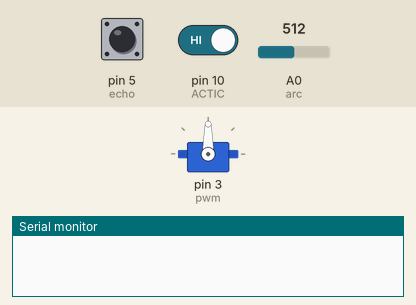
This sketch was run on a simulated Arduino Uno, built with avr-gcc and run on an emulated ATmega328P. Shown: servo, the last lines printed to the serial monitor. Inputs (shaded band) come from the test bench; at power-on: pin 10 (ACTIC) HIGH, pin 5 (echo) LOW, A0 (arc) = 512.

Above: at 1.2 s.
1.3 s: pin 10 (ACTIC) driven LOW
At 3.8 s:
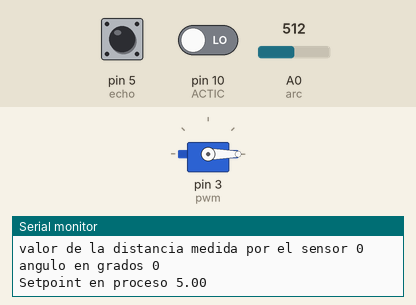
4.1 s: pin 5 (echo) pulsed HIGH 5 times (0.12 s each, 0.3 s apart)
At 6.3 s:
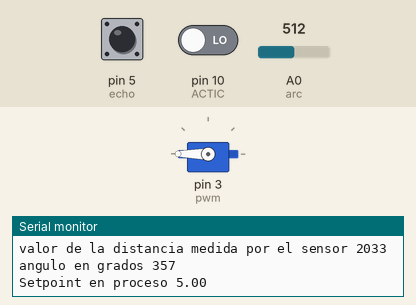
Timing chart, 0 to 9.7 s (numbered marks = the images above; inputs shaded):
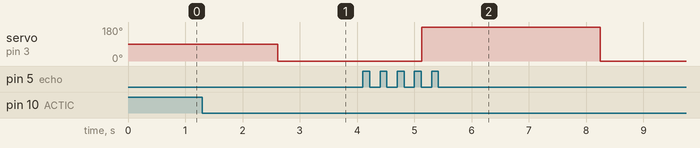

Measured:
- after the input at 1.3 s, servo on pin 3 (pwm): 90° → 0° after 1.3 s
- after the input at 4.1 s, servo on pin 3 (pwm): 0° → 180° after 1.0 s, → 0° 3.1 s later

The sketch:

oid.ino
```cpp
#include <Servo.h>

// PID
//Ejemplo servo
#define pwm 3
#define arc A0
#define trigger 6
#define echo 5

Servo actuador;

//Debido a que la amplitud maxima es de 5v
double kp=2.5;
double ki =5;
double kd=0.3;
unsigned long tiempoActual=0, tiempoAnterior=0;
double diferenciaTiempo,error=0,errorAnterior=0;
double entrada, salida, setPoint, errorAcumulado, tasaError;
double proporcional, integral, derivativo;
//potenciometro y pwm
int angulo,contador=0;

//sensor
long t,dist;

//push
const int ACTIC=10;
bool estado=false;

void setup()
{
  Serial.begin(9600);
  actuador.attach(pwm);
  pinMode(arc, INPUT);

  pinMode(trigger, OUTPUT);
  pinMode(echo, INPUT);
  digitalWrite(trigger, LOW);

  pinMode(ACTIC, INPUT);
}

void loop()
{
  //delay(300);
  if(digitalRead(ACTIC)==0){
    if(contador==0){
    inicio();
    }
  //}
  delay(100);
  angulo=distancia();
  Serial.print("valor de la distancia medida por el sensor ");
  Serial.println(angulo);
  angulo=map(angulo,0,1023,0,180);
  Serial.print("angulo en grados ");
  Serial.println(angulo);
  actuador.write(angulo);
  setPoint= analogRead(arc);
  setPoint=map(setPoint,0,1023,0,10);
  Serial.print("Setpoint en proceso ");
  Serial.println(setPoint);
  distancia();
  delay(100);
  entrada= distancia();
  salida=CPID(entrada,setPoint);
  delay(100);
  Serial.println(entrada);
  Serial.println(salida);
  //estado=true;
  delay(500);
  }
}
int inicio(){
  setPoint=analogRead(arc);
  angulo=map(setPoint,0,1023,0,180);
  actuador.write(angulo);
  setPoint=map(setPoint,0,1023,0,10);
  Serial.print("SetPoint inicial ");
  Serial.println(setPoint);
  Serial.print("kp ");
  Serial.println(kp);
  Serial.print("kd ");
  Serial.println(kd);
  Serial.print("ki ");
  Serial.println(ki);
  Serial.print("angulo inicial ");
  Serial.println(angulo);
  delay(100);
  entrada= setPoint;
  salida=CPID(entrada,setPoint);
  delay(100);
  return contador=1;
}
long distancia(){
  digitalWrite(trigger, HIGH);
  delay(10);
  digitalWrite(trigger, LOW);
  t=pulseIn(echo,HIGH);
  dist=t/59;
  //Serial.print("Distancia ");
  //Serial.println(dist);
  return dist;
}
double CPID(double retroalimentacion, double setPoint){
  tiempoActual = millis();
    diferenciaTiempo= tiempoActual-tiempoAnterior;
    error= setPoint-retroalimentacion;
    proporcional=error*kp;
    derivativo = kd * ((error-errorAnterior)/diferenciaTiempo);
    if(error>-4 && error<4){
      integral=integral+ (ki*error);
    }else{
     integral=0;
    }
    double resultado = proporcional + derivativo + integral;
    errorAnterior= error;
    tiempoAnterior=tiempoActual;
    return resultado;
}
```
